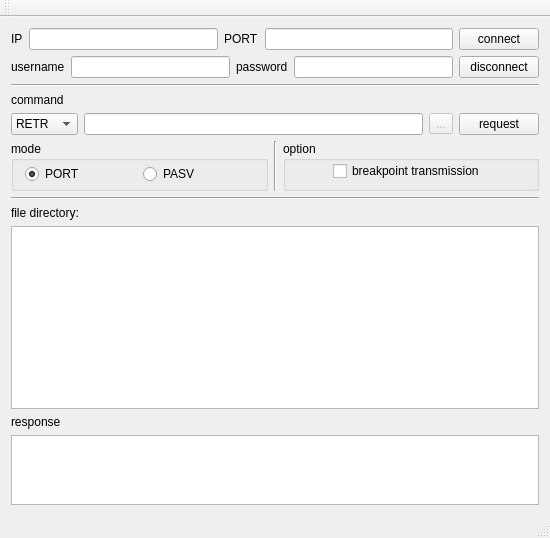
<?xml version="1.0" encoding="UTF-8"?>
<ui version="4.0">
 <class>client</class>
 <widget class="QMainWindow" name="client">
  <property name="geometry">
   <rect>
    <x>0</x>
    <y>0</y>
    <width>550</width>
    <height>538</height>
   </rect>
  </property>
  <property name="sizePolicy">
   <sizepolicy hsizetype="Fixed" vsizetype="Preferred">
    <horstretch>0</horstretch>
    <verstretch>0</verstretch>
   </sizepolicy>
  </property>
  <property name="minimumSize">
   <size>
    <width>550</width>
    <height>0</height>
   </size>
  </property>
  <property name="maximumSize">
   <size>
    <width>550</width>
    <height>16777215</height>
   </size>
  </property>
  <property name="windowTitle">
   <string>client</string>
  </property>
  <widget class="QWidget" name="centralWidget">
   <layout class="QVBoxLayout" name="verticalLayout_5">
    <item>
     <layout class="QHBoxLayout" name="horizontalLayout_3">
      <item>
       <layout class="QVBoxLayout" name="verticalLayout">
        <item>
         <layout class="QHBoxLayout" name="horizontalLayout">
          <item>
           <widget class="QLabel" name="label">
            <property name="text">
             <string>IP</string>
            </property>
           </widget>
          </item>
          <item>
           <widget class="QLineEdit" name="ip">
            <property name="text">
             <string/>
            </property>
           </widget>
          </item>
          <item>
           <widget class="QLabel" name="label_2">
            <property name="text">
             <string>PORT</string>
            </property>
           </widget>
          </item>
          <item>
           <widget class="QLineEdit" name="port">
            <property name="text">
             <string/>
            </property>
           </widget>
          </item>
         </layout>
        </item>
        <item>
         <layout class="QHBoxLayout" name="horizontalLayout_2">
          <item>
           <widget class="QLabel" name="label_3">
            <property name="text">
             <string>username</string>
            </property>
           </widget>
          </item>
          <item>
           <widget class="QLineEdit" name="username">
            <property name="text">
             <string/>
            </property>
           </widget>
          </item>
          <item>
           <widget class="QLabel" name="label_4">
            <property name="text">
             <string>password</string>
            </property>
           </widget>
          </item>
          <item>
           <widget class="QLineEdit" name="password">
            <property name="text">
             <string/>
            </property>
            <property name="echoMode">
             <enum>QLineEdit::Password</enum>
            </property>
           </widget>
          </item>
         </layout>
        </item>
       </layout>
      </item>
      <item>
       <layout class="QVBoxLayout" name="verticalLayout_2">
        <item>
         <widget class="QPushButton" name="connect">
          <property name="text">
           <string>connect</string>
          </property>
         </widget>
        </item>
        <item>
         <widget class="QPushButton" name="disconnet">
          <property name="text">
           <string>disconnect</string>
          </property>
         </widget>
        </item>
       </layout>
      </item>
     </layout>
    </item>
    <item>
     <widget class="Line" name="line_3">
      <property name="orientation">
       <enum>Qt::Horizontal</enum>
      </property>
     </widget>
    </item>
    <item>
     <widget class="QLabel" name="label_5">
      <property name="styleSheet">
       <string notr="true">font: 13pt &quot;.SF NS Text&quot;;</string>
      </property>
      <property name="text">
       <string>command</string>
      </property>
     </widget>
    </item>
    <item>
     <layout class="QHBoxLayout" name="horizontalLayout_4">
      <item>
       <widget class="QComboBox" name="comboBox">
        <item>
         <property name="text">
          <string>RETR</string>
         </property>
        </item>
        <item>
         <property name="text">
          <string>STOR</string>
         </property>
        </item>
        <item>
         <property name="text">
          <string>SYST</string>
         </property>
        </item>
        <item>
         <property name="text">
          <string>TYPE I</string>
         </property>
        </item>
        <item>
         <property name="text">
          <string>CWD</string>
         </property>
        </item>
        <item>
         <property name="text">
          <string>MKD</string>
         </property>
        </item>
        <item>
         <property name="text">
          <string>RMD</string>
         </property>
        </item>
        <item>
         <property name="text">
          <string>RNFR</string>
         </property>
        </item>
        <item>
         <property name="text">
          <string>RNTO</string>
         </property>
        </item>
       </widget>
      </item>
      <item>
       <widget class="QLineEdit" name="command"/>
      </item>
      <item>
       <widget class="QToolButton" name="toolButton">
        <property name="enabled">
         <bool>false</bool>
        </property>
        <property name="text">
         <string>...</string>
        </property>
       </widget>
      </item>
      <item>
       <widget class="QPushButton" name="request">
        <property name="text">
         <string>request</string>
        </property>
       </widget>
      </item>
     </layout>
    </item>
    <item>
     <layout class="QHBoxLayout" name="horizontalLayout_7">
      <item>
       <widget class="QGroupBox" name="mode">
        <property name="enabled">
         <bool>true</bool>
        </property>
        <property name="sizePolicy">
         <sizepolicy hsizetype="Preferred" vsizetype="Fixed">
          <horstretch>0</horstretch>
          <verstretch>0</verstretch>
         </sizepolicy>
        </property>
        <property name="minimumSize">
         <size>
          <width>0</width>
          <height>50</height>
         </size>
        </property>
        <property name="maximumSize">
         <size>
          <width>16777215</width>
          <height>50</height>
         </size>
        </property>
        <property name="styleSheet">
         <string notr="true"/>
        </property>
        <property name="title">
         <string>mode</string>
        </property>
        <property name="flat">
         <bool>true</bool>
        </property>
        <property name="checkable">
         <bool>false</bool>
        </property>
        <layout class="QHBoxLayout" name="horizontalLayout_5">
         <property name="topMargin">
          <number>0</number>
         </property>
         <property name="bottomMargin">
          <number>0</number>
         </property>
         <item>
          <widget class="QRadioButton" name="PORT">
           <property name="text">
            <string>PORT</string>
           </property>
           <property name="checked">
            <bool>true</bool>
           </property>
          </widget>
         </item>
         <item>
          <widget class="QRadioButton" name="PASV">
           <property name="text">
            <string>PASV</string>
           </property>
          </widget>
         </item>
        </layout>
       </widget>
      </item>
      <item>
       <widget class="Line" name="line">
        <property name="sizePolicy">
         <sizepolicy hsizetype="Fixed" vsizetype="Expanding">
          <horstretch>0</horstretch>
          <verstretch>0</verstretch>
         </sizepolicy>
        </property>
        <property name="orientation">
         <enum>Qt::Vertical</enum>
        </property>
       </widget>
      </item>
      <item>
       <widget class="QGroupBox" name="groupBox">
        <property name="title">
         <string>option</string>
        </property>
        <property name="flat">
         <bool>true</bool>
        </property>
        <widget class="QCheckBox" name="checkBox">
         <property name="geometry">
          <rect>
           <x>50</x>
           <y>20</y>
           <width>181</width>
           <height>20</height>
          </rect>
         </property>
         <property name="text">
          <string>breakpoint transmission</string>
         </property>
        </widget>
       </widget>
      </item>
     </layout>
    </item>
    <item>
     <widget class="Line" name="line_2">
      <property name="orientation">
       <enum>Qt::Horizontal</enum>
      </property>
     </widget>
    </item>
    <item>
     <layout class="QHBoxLayout" name="horizontalLayout_6">
      <item>
       <widget class="QLabel" name="label_7">
        <property name="sizePolicy">
         <sizepolicy hsizetype="Fixed" vsizetype="Preferred">
          <horstretch>0</horstretch>
          <verstretch>0</verstretch>
         </sizepolicy>
        </property>
        <property name="styleSheet">
         <string notr="true">font: 13pt &quot;.SF NS Text&quot;;
</string>
        </property>
        <property name="text">
         <string>file directory:</string>
        </property>
       </widget>
      </item>
      <item>
       <widget class="QLabel" name="currentDirectory">
        <property name="text">
         <string/>
        </property>
       </widget>
      </item>
     </layout>
    </item>
    <item>
     <widget class="QListWidget" name="fileDirectory"/>
    </item>
    <item>
     <widget class="QLabel" name="label_6">
      <property name="sizePolicy">
       <sizepolicy hsizetype="Preferred" vsizetype="Fixed">
        <horstretch>0</horstretch>
        <verstretch>0</verstretch>
       </sizepolicy>
      </property>
      <property name="styleSheet">
       <string notr="true">font: 13pt &quot;.SF NS Text&quot;;</string>
      </property>
      <property name="text">
       <string>response</string>
      </property>
     </widget>
    </item>
    <item>
     <widget class="QScrollArea" name="scrollArea">
      <property name="widgetResizable">
       <bool>true</bool>
      </property>
      <widget class="QWidget" name="scrollAreaWidgetContents">
       <property name="geometry">
        <rect>
         <x>0</x>
         <y>0</y>
         <width>524</width>
         <height>72</height>
        </rect>
       </property>
       <layout class="QVBoxLayout" name="verticalLayout_4">
        <property name="leftMargin">
         <number>0</number>
        </property>
        <property name="topMargin">
         <number>0</number>
        </property>
        <property name="rightMargin">
         <number>0</number>
        </property>
        <property name="bottomMargin">
         <number>0</number>
        </property>
        <item>
         <widget class="QLabel" name="response">
          <property name="sizePolicy">
           <sizepolicy hsizetype="Preferred" vsizetype="Preferred">
            <horstretch>0</horstretch>
            <verstretch>0</verstretch>
           </sizepolicy>
          </property>
          <property name="styleSheet">
           <string notr="true">background-color: rgb(255, 255, 255);
</string>
          </property>
          <property name="text">
           <string/>
          </property>
          <property name="alignment">
           <set>Qt::AlignLeading|Qt::AlignLeft|Qt::AlignTop</set>
          </property>
         </widget>
        </item>
       </layout>
      </widget>
     </widget>
    </item>
   </layout>
  </widget>
  <widget class="QMenuBar" name="menuBar">
   <property name="geometry">
    <rect>
     <x>0</x>
     <y>0</y>
     <width>550</width>
     <height>22</height>
    </rect>
   </property>
  </widget>
  <widget class="QToolBar" name="mainToolBar">
   <attribute name="toolBarArea">
    <enum>TopToolBarArea</enum>
   </attribute>
   <attribute name="toolBarBreak">
    <bool>false</bool>
   </attribute>
  </widget>
  <widget class="QStatusBar" name="statusBar"/>
 </widget>
 <layoutdefault spacing="6" margin="11"/>
 <resources/>
 <connections/>
</ui>
